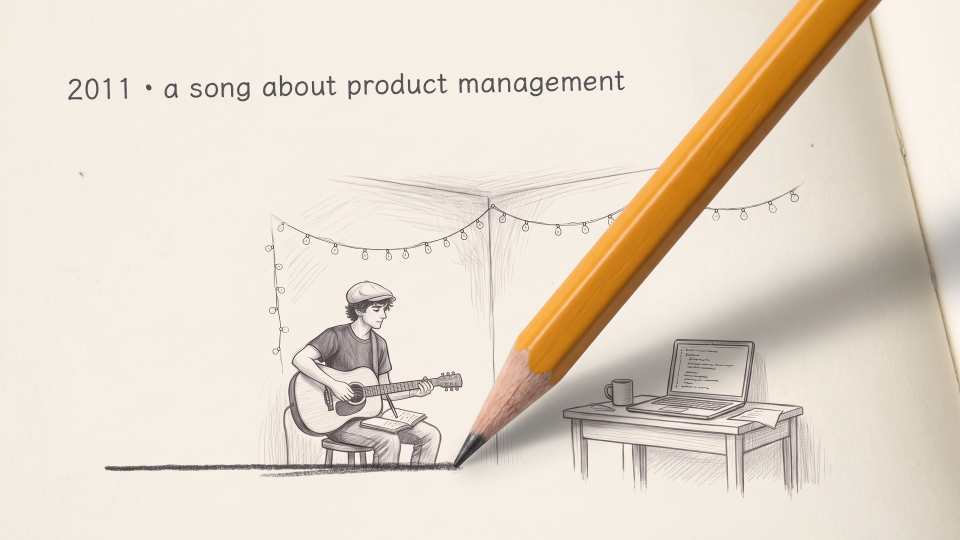
#> input picture assets/v4_stills/01_sketchbook_2011.png, 1920 x 1080 px, found by its file name (shown at 1/2 size)
$ python m1_sheet.py
#> lines starting #> are read from the running program, lines starting #| are printed output that depends on the picture
#!/usr/bin/env python3
"""M1 sheet for the open_close unit: approved target | engine signature (1080p render), plus the beats around each."""
from PIL import Image, ImageDraw, ImageFont
R = '/home/jade/Documents/vibesong/'; M = R + 'engine/out/review/passB/open_close/m1/'
F = ImageFont.truetype(R + 'engine/assets/fonts/Inter.ttf', 22); FS = ImageFont.truetype(R + 'engine/assets/fonts/Inter.ttf', 17)
ROWS = [
 ('01 · 0:00 the 2011 page (frame 0 = thumbnail)', R + 'assets/v4_stills/01_sketchbook_2011.png', 's_0.png',
  [('0.20 the slash', 's_0.2.png'), ('0.50 pencil lifts off', 's_0.5.png'), ('1.05 page -> Level 1 (wipe)', 's_1.05.png'), ('1.30 Level 1', 's_1.3.png')]),
 ('02 · 0:07.18 CONTINUE pressed on the 808 hit (frame 7.20)', R + 'assets/v4_stills/02_save_file_continue.png', 's_7.2.png',
  [('6.80 slams in, wind-up', 's_6.8.png'), ('9.00 year rolls', 's_9.0.png'), ('10.60 lands on 2026', 's_10.6.png'), ('canon crops (11 | 02)', 'canon_crops.jpg')]),
 ('11 · 3:23 the outro page, last frame (202.97)', R + 'assets/v4_stills/11_outro_page.png', 's_202.97.png',
  [('194.80 push into the 2011 page', 's_194.8.png'), ('195.85 rainbow wipe to #11', 's_195.85.png'), ('198.20 SAVE COMPLETE stamp', 's_198.2.png'), ('200.60 title chops + credits', 's_200.6.png')]),
]
TW, TH, SW, SH, PAD = 940, 529, 465, 262, 14
W = PAD + 2 * (TW + PAD); rowh = 34 + TH + 30 + SH + 30
im = Image.new('RGB', (W, 60 + len(ROWS) * rowh), (24, 24, 28)); g = ImageDraw.Draw(im)
g.text((PAD, 16), 'v4 Pass B · open_close · M1: approved target (left) | engine render 1080p (right); small: the beats around it', font=F, fill=(240, 240, 240))
y = 60
for title, tgt, sig, extra in ROWS:
    g.text((PAD, y), title, font=F, fill=(255, 210, 63)); y += 34
    for k, (lab, p) in enumerate([('TARGET (approved still)', tgt), ('ENGINE', M + sig)]):
        x = PAD + k * (TW + PAD); a = Image.open(p).convert('RGB'); a.thumbnail((TW, TH)); im.paste(a, (x, y)); g.text((x, y + TH + 4), lab, font=FS, fill=(200, 200, 210))
#> further down, a is the input picture: PIL image 1920x1080 RGB; mean R, G, B 228.8, 217.2, 203.3
#> after `a.thumbnail((TW, TH))`:
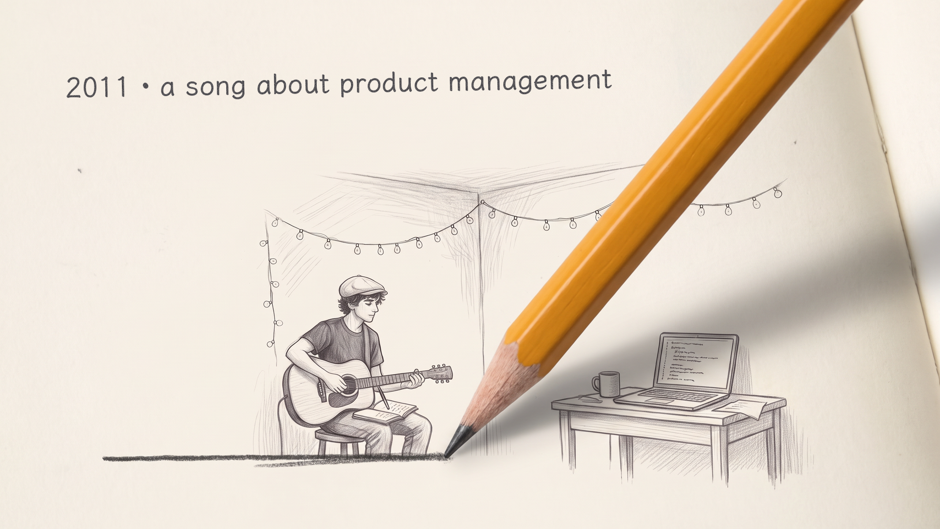
#> a: PIL image 940x529 RGB; mean R, G, B 228.8, 217.2, 203.3
#> after `im.paste(a, (x, y))`:
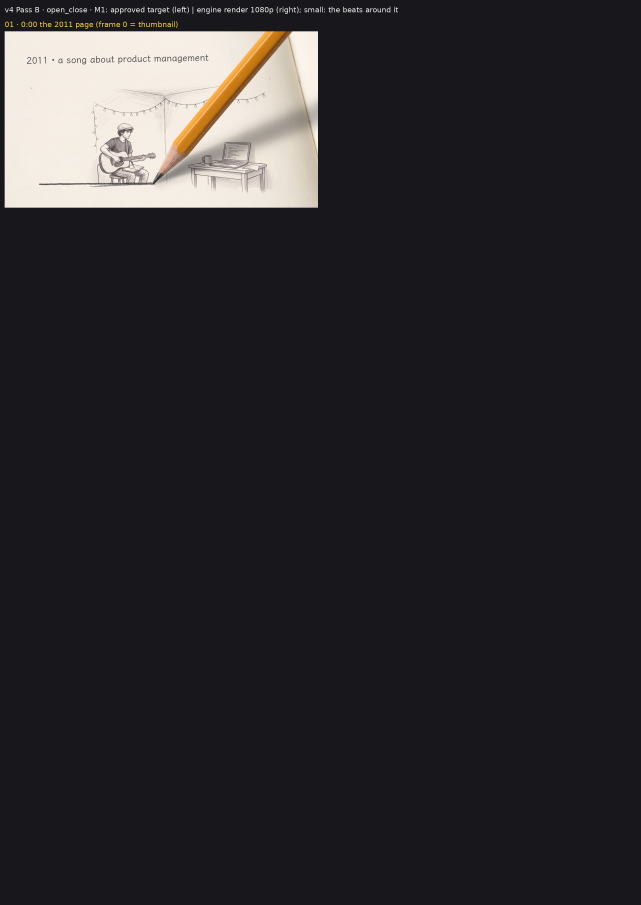
#> im: PIL image 1922x2715 RGB (shown at 1/3 size); mean R, G, B 43.8, 42.7, 44.9
#> (the run stopped early here; a loop or call above may not have finished)

$ run again, with assets/v4_stills/03_paper_0020.png copied over assets/v4_stills/01_sketchbook_2011.png
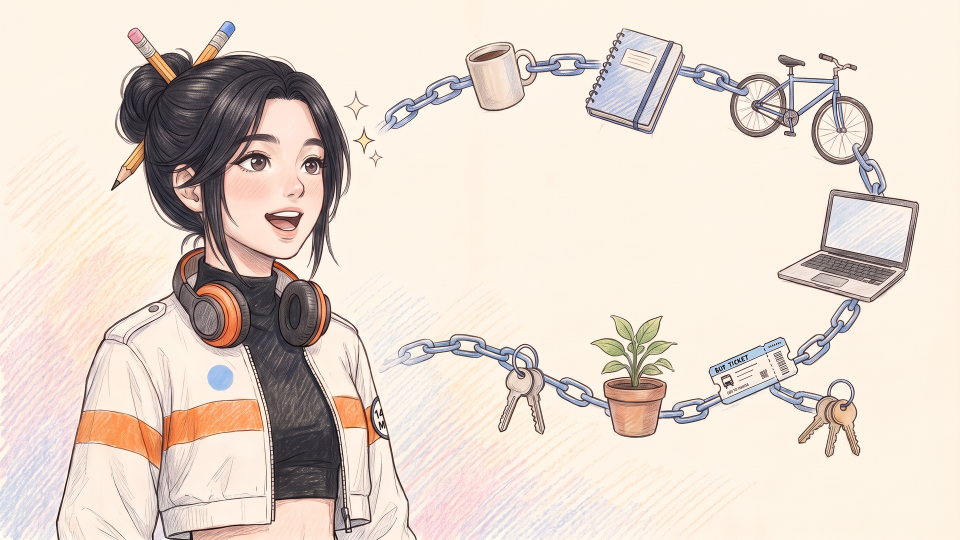
#> input picture assets/v4_stills/03_paper_0020.png, 1920 x 1080 px, found by its file name (shown at 1/2 size)
#> a is the input picture: PIL image 1920x1080 RGB; mean R, G, B 227.9, 214.6, 204
#> `a.thumbnail((TW, TH))`:
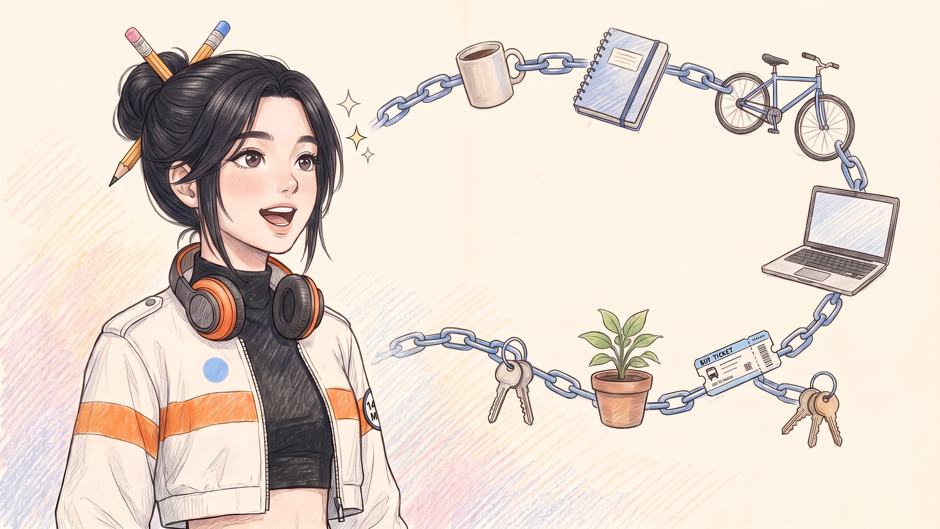
#> a: PIL image 940x529 RGB; mean R, G, B 227.9, 214.6, 204
#> `im.paste(a, (x, y))`:
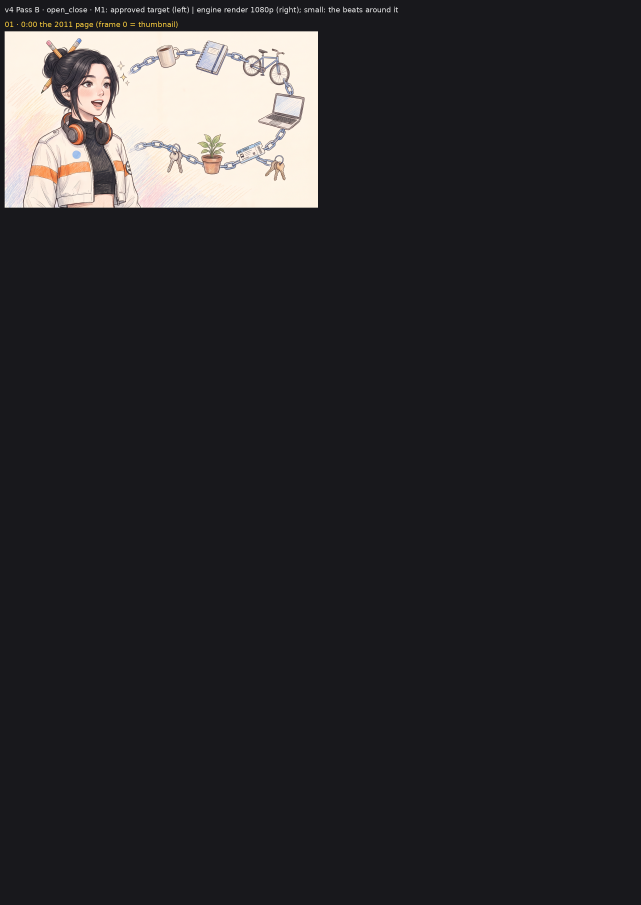
#> im: PIL image 1922x2715 RGB (shown at 1/3 size); mean R, G, B 43.7, 42.5, 45
